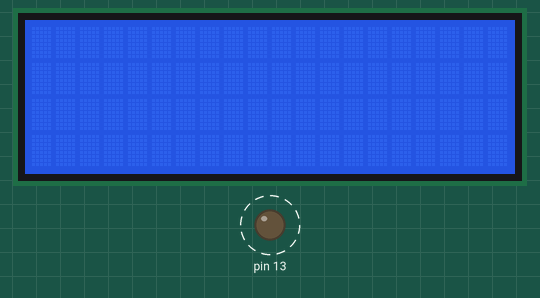
This sketch was run on a simulated Arduino Uno, built with avr-gcc and run on an emulated ATmega328P. Shown: 20×4 character LCD, output pins drawn as LEDs (lit = HIGH). Dashed ring = blinking.

Above: at 0.1 s.
At 0.6 s:
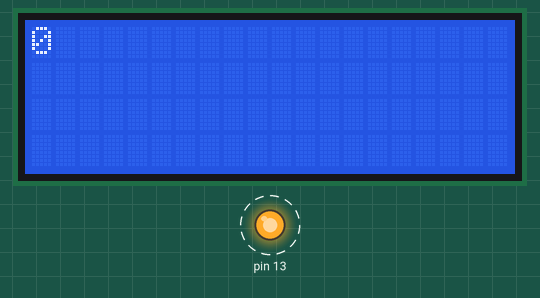
Timing chart, 0 to 130.0 s (numbered marks = the images above):
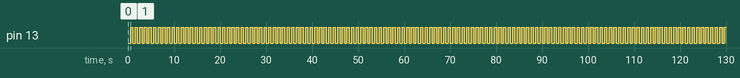

Measured:
- by itself, pin 13: alternates HIGH for 0.50 s and LOW for 0.50 s

The sketch:

it-sur-port-2.ino
```cpp
#include <LiquidCrystal.h>

LiquidCrystal lcd (18, 17, 16, 15, 14, 19); //liaison 4 bits de données

void setup() {
  pinMode (13, OUTPUT) ;
  pinMode (10, INPUT_PULLUP) ;
  lcd.begin(20,4); //utilisation d'un écran 20 colonnes et 4 lignes
  attachInterrupt (digitalPinToInterrupt (10), ISR, FALLING) ;
}

volatile unsigned gCompteur = 0 ;

void ISR (void) {
  gCompteur ++ ;
}

void loop() {
  delay (500) ;
  digitalWrite (13, ! digitalRead (13)) ;
  lcd.setCursor (0, 0) ;
  lcd.print (gCompteur) ;
}
```
